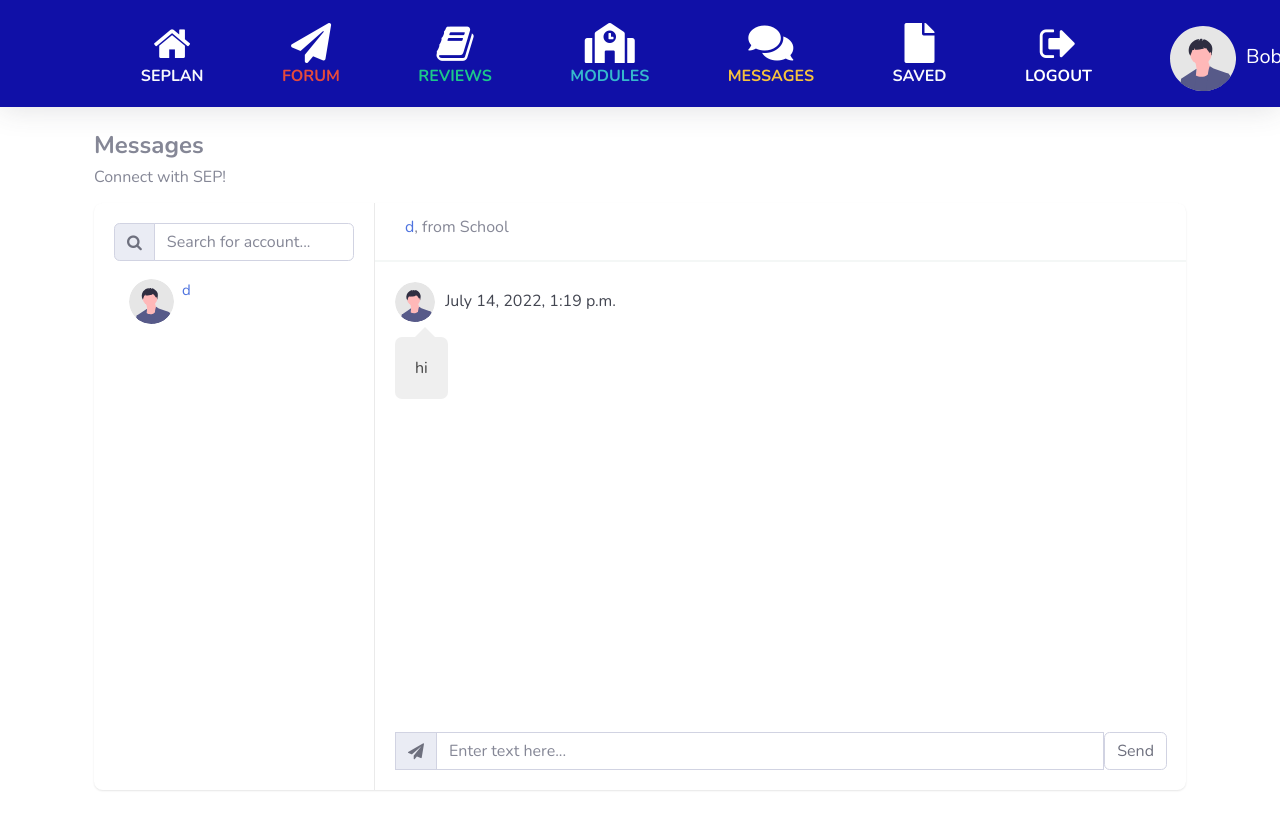
The page /messages/d (signed in) on the database as committed earlier.
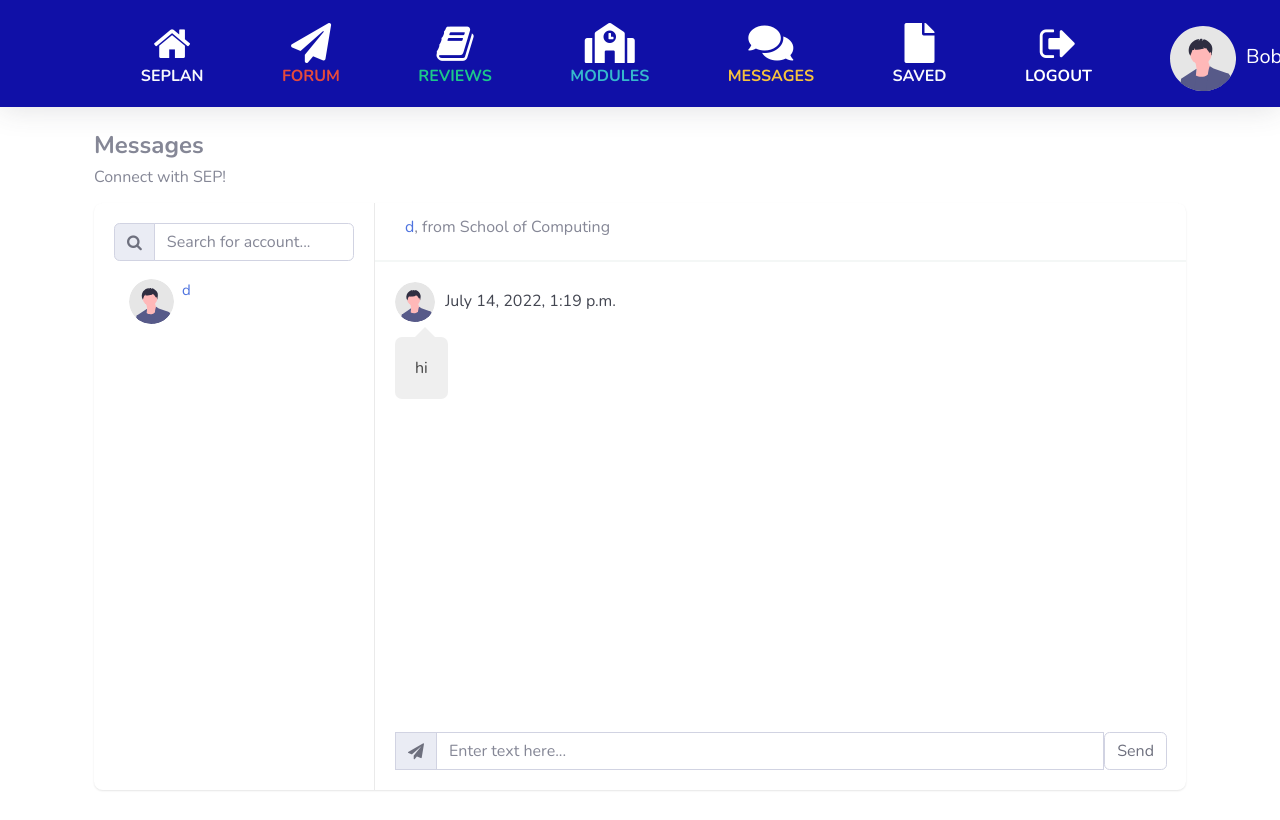
The same page on the database as committed later.
### sep/models.py (models this page shows)
class User(AbstractUser):
    faculty = models.CharField(max_length=120)
    year = models.IntegerField(blank=True, null=True)
    major = models.CharField(max_length=120)
    sep = models.BooleanField(blank=True, null=True)
    picture = models.URLField(blank=True, null=True)
    def __str__(self):
        return self.username

### sep/views.py (the view, shortened to what this page needs)
# urls.py: path("messages/<str:to>", views.messages, name="messages"),
def messages(request, to):
    if not request.user.is_authenticated:
        return HttpResponseRedirect(reverse('login'))
    message = Chat.objects.filter(toAddress=request.user.username) | Chat.objects.filter(fromAddress=request.user.username)
    message = list(message.order_by('date'))
    lst = []
    for item in message:
        if item.toAddress != request.user.username:
            if item.toAddress not in lst:
                lst.append(item.toAddress)
        if item.fromAddress != request.user.username:
            if item.fromAddress not in lst:
                lst.append(item.fromAddress)
    pm = Chat.objects.filter(fromAddress=request.user.username, toAddress=to) | Chat.objects.filter(fromAddress=to, toAddress=request.user.username)
    pm = pm.order_by('date')
    to = User.objects.get(username=to)
    return render(request, "sep/messages.html", {
        "messages": lst, "pm": pm, "to": to
    })

### sep/templates/sep/messages.html (shortened to what the changed rows need)
{% extends "sep/layout.html" %} {% load static %} {% block body %}
<link href="{% static '/messages.css' %}" rel="stylesheet" />
<div class="container">
  <div class="row clearfix">
    <div class="col-xl-12">
      <div class="card chat-app">
        <div class="chat">
          <div class="chat-header clearfix">
            <div class="row">
              <div class="col-lg-6">
                <div class="chat-about">
                  {% if to.username != request.user.username %}
                  <h6 class="m-b-0" id="chatName">
                    <a href="{% url 'profile' to.username %}">{{ to.username }}</a>,
                    from {{ to.faculty }}
                  </h6>
                  {% else %}
                  <h6 class="m-b-0" id="chatName">Myself</h6>
                  {% endif %}
                </div>
              </div>
            </div>
          </div>
        </div>
      </div>
    </div>
  </div>
</div>
{% endblock %}

Rows that differ between the two databases and show on the page:
changed User: faculty "School" → "School of Computing"
